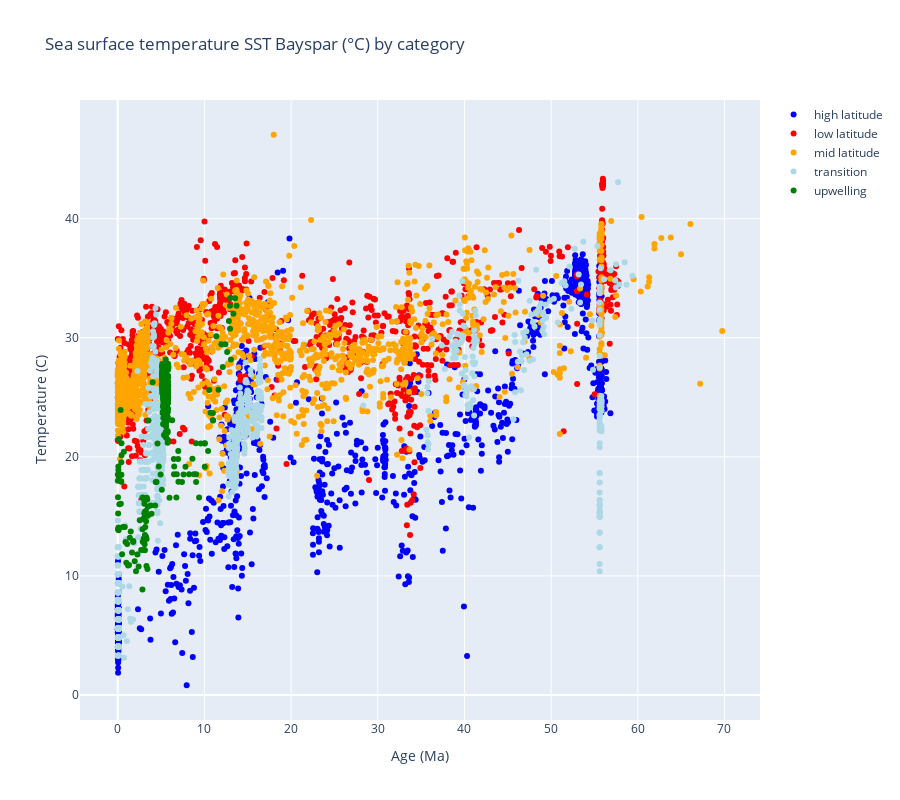

This figure's notebook cell:
### Markdown cell above
Group by latitude category and visualise the data

### Code cell
latitude_groups = df.groupby("Latitude category")

# plot
temperature_col = "SST Bayspar (°C)"
mode = "markers"
fig = go.Figure()
colors = {
    "low latitude": "red",
    "mid latitude": "orange",
    "transition": "lightblue",
    "high latitude": "blue",
    "upwelling": "green",
}
for lat, df_lat in latitude_groups:
    color = colors[lat]
    fig.add_trace(
        go.Scatter(
            x=df_lat["Age (Ma)"],
            y=df_lat[temperature_col],
            mode="markers",
            marker=dict(color=color, symbol="circle"),
            name=lat,
        )
    )
fig.update_layout(
    title_text=f"Sea surface temperature {temperature_col} by category",
    height=800,
    xaxis_title="Age (Ma)",
    yaxis_title="Temperature (C)",
)
fig.show()

### Figure 1 — Plotly figure (JSON) as saved in the notebook; plotly's stock layout.template omitted (floating-point values rounded to 4 significant figures; data arrays with more than 128 entries replaced by an {"elided": "..."} marker saying what was removed)
{"data": [{"marker": {"color": "blue", "symbol": "circle"}, "mode": "markers", "name": "high latitude", "type": "scatter", "x": {"elided": "1070 float values"}, "y": {"elided": "1070 float values"}}, {"marker": {"color": "red", "symbol": "circle"}, "mode": "markers", "name": "low latitude", "type": "scatter", "x": {"elided": "1048 float values"}, "y": {"elided": "1048 float values"}}, {"marker": {"color": "orange", "symbol": "circle"}, "mode": "markers", "name": "mid latitude", "type": "scatter", "x": {"elided": "1691 float values"}, "y": {"elided": "1691 float values"}}, {"marker": {"color": "lightblue", "symbol": "circle"}, "mode": "markers", "name": "transition", "type": "scatter", "x": {"elided": "970 float values"}, "y": {"elided": "970 float values"}}, {"marker": {"color": "green", "symbol": "circle"}, "mode": "markers", "name": "upwelling", "type": "scatter", "x": {"elided": "389 float values"}, "y": {"elided": "389 float values"}}], "layout": {"height": 800, "title": {"text": "Sea surface temperature SST Bayspar (°C) by category"}, "xaxis": {"title": {"text": "Age (Ma)"}}, "yaxis": {"title": {"text": "Temperature (C)"}}}}
